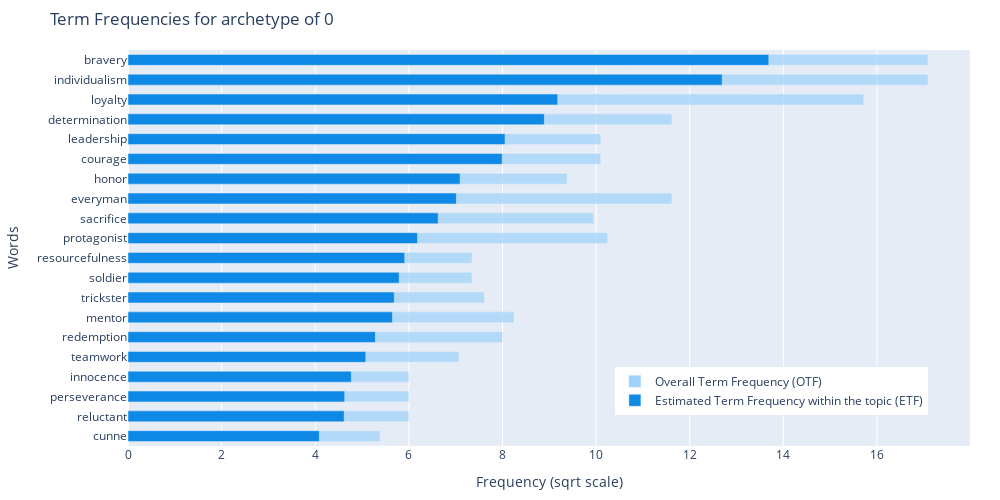
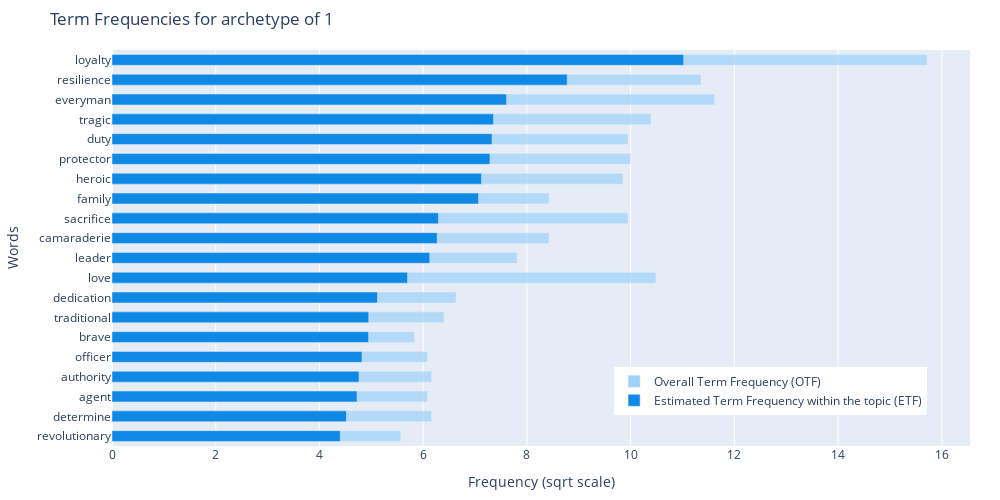
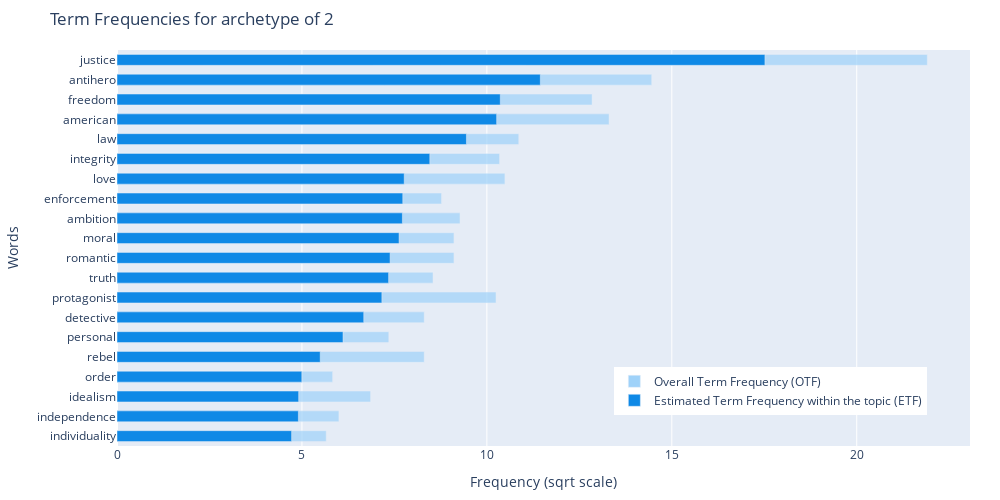

The cell these charts' notebook holds for them, in order:
### Code cell
lda_model, corpus, dictionary = western_char_topic
overall_term_freq = compute_overall_term_freq(corpus, dictionary)
est_term_freq_by_topic = compute_estimated_term_freq(lda_model, corpus, dictionary, 20)
plot_term_frequencies(est_term_freq_by_topic, overall_term_freq, ['#0F89E6', '#9FD2F9'], WEST_ARCHETYPES_MAP)

### Figure 1 — Plotly figure (JSON) as saved in the notebook; plotly's stock layout.template omitted (floating-point values rounded to 4 significant figures)
{"data": [{"hovertemplate": "Word: <b>%{y}</b><br>sqrt(OTF) = <b>%{x}</b><extra></extra>", "marker": {"color": "#9FD2F9", "opacity": 0.7}, "name": "Overall Term Frequency (OTF)", "orientation": "h", "type": "bar", "width": 0.55, "x": [5.385, 6, 6, 6, 7.071, 8, 8.246, 7.616, 7.348, 7.348, 10.25, 9.95, 11.62, 9.381, 10.1, 10.1, 11.62, 15.72, 17.09, 17.09], "y": ["cunne", "reluctant", "perseverance", "innocence", "teamwork", "redemption", "mentor", "trickster", "soldier", "resourcefulness", "protagonist", "sacrifice", "everyman", "honor", "courage", "leadership", "determination", "loyalty", "individualism", "bravery"]}, {"hovertemplate": "Word: <b>%{y}</b><br>sqrt(ETF) = <b>%{x}</b><extra></extra>", "marker": {"color": "#0F89E6"}, "name": "Estimated Term Frequency within the topic (ETF)", "orientation": "h", "type": "bar", "width": 0.55, "x": [4.088, 4.619, 4.63, 4.771, 5.081, 5.285, 5.651, 5.688, 5.794, 5.912, 6.186, 6.627, 7.016, 7.096, 7.995, 8.055, 8.895, 9.181, 12.69, 13.69], "y": ["cunne", "reluctant", "perseverance", "innocence", "teamwork", "redemption", "mentor", "trickster", "soldier", "resourcefulness", "protagonist", "sacrifice", "everyman", "honor", "courage", "leadership", "determination", "loyalty", "individualism", "bravery"]}], "layout": {"barmode": "overlay", "height": 500, "legend": {"x": 0.95, "xanchor": "right", "y": 0.2, "yanchor": "top"}, "margin": {"b": 50, "l": 30, "r": 30, "t": 50}, "title": {"text": "Term Frequencies for archetype of 0"}, "width": 1000, "xaxis": {"title": {"text": "Frequency (sqrt scale)"}}, "yaxis": {"title": {"text": "Words"}}}}

### Figure 2 — Plotly figure (JSON) as saved in the notebook; plotly's stock layout.template omitted (floating-point values rounded to 4 significant figures)
{"data": [{"hovertemplate": "Word: <b>%{y}</b><br>sqrt(OTF) = <b>%{x}</b><extra></extra>", "marker": {"color": "#9FD2F9", "opacity": 0.7}, "name": "Overall Term Frequency (OTF)", "orientation": "h", "type": "bar", "width": 0.55, "x": [5.568, 6.164, 6.083, 6.164, 6.083, 5.831, 6.403, 6.633, 10.49, 7.81, 8.426, 9.95, 8.426, 9.849, 10, 9.95, 10.39, 11.62, 11.36, 15.72], "y": ["revolutionary", "determine", "agent", "authority", "officer", "brave", "traditional", "dedication", "love", "leader", "camaraderie", "sacrifice", "family", "heroic", "protector", "duty", "tragic", "everyman", "resilience", "loyalty"]}, {"hovertemplate": "Word: <b>%{y}</b><br>sqrt(ETF) = <b>%{x}</b><extra></extra>", "marker": {"color": "#0F89E6"}, "name": "Estimated Term Frequency within the topic (ETF)", "orientation": "h", "type": "bar", "width": 0.55, "x": [4.401, 4.521, 4.725, 4.764, 4.821, 4.948, 4.951, 5.12, 5.699, 6.127, 6.27, 6.295, 7.068, 7.126, 7.288, 7.329, 7.358, 7.609, 8.778, 11.02], "y": ["revolutionary", "determine", "agent", "authority", "officer", "brave", "traditional", "dedication", "love", "leader", "camaraderie", "sacrifice", "family", "heroic", "protector", "duty", "tragic", "everyman", "resilience", "loyalty"]}], "layout": {"barmode": "overlay", "height": 500, "legend": {"x": 0.95, "xanchor": "right", "y": 0.2, "yanchor": "top"}, "margin": {"b": 50, "l": 30, "r": 30, "t": 50}, "title": {"text": "Term Frequencies for archetype of 1"}, "width": 1000, "xaxis": {"title": {"text": "Frequency (sqrt scale)"}}, "yaxis": {"title": {"text": "Words"}}}}

### Figure 3 — Plotly figure (JSON) as saved in the notebook; plotly's stock layout.template omitted (floating-point values rounded to 4 significant figures)
{"data": [{"hovertemplate": "Word: <b>%{y}</b><br>sqrt(OTF) = <b>%{x}</b><extra></extra>", "marker": {"color": "#9FD2F9", "opacity": 0.7}, "name": "Overall Term Frequency (OTF)", "orientation": "h", "type": "bar", "width": 0.55, "x": [5.657, 6, 6.856, 5.831, 8.307, 7.348, 8.307, 10.25, 8.544, 9.11, 9.11, 9.274, 8.775, 10.49, 10.34, 10.86, 13.3, 12.85, 14.46, 21.91], "y": ["individuality", "independence", "idealism", "order", "rebel", "personal", "detective", "protagonist", "truth", "romantic", "moral", "ambition", "enforcement", "love", "integrity", "law", "american", "freedom", "antihero", "justice"]}, {"hovertemplate": "Word: <b>%{y}</b><br>sqrt(ETF) = <b>%{x}</b><extra></extra>", "marker": {"color": "#0F89E6"}, "name": "Estimated Term Frequency within the topic (ETF)", "orientation": "h", "type": "bar", "width": 0.55, "x": [4.721, 4.904, 4.912, 4.997, 5.495, 6.11, 6.671, 7.161, 7.343, 7.384, 7.626, 7.716, 7.726, 7.765, 8.457, 9.448, 10.26, 10.36, 11.45, 17.52], "y": ["individuality", "independence", "idealism", "order", "rebel", "personal", "detective", "protagonist", "truth", "romantic", "moral", "ambition", "enforcement", "love", "integrity", "law", "american", "freedom", "antihero", "justice"]}], "layout": {"barmode": "overlay", "height": 500, "legend": {"x": 0.95, "xanchor": "right", "y": 0.2, "yanchor": "top"}, "margin": {"b": 50, "l": 30, "r": 30, "t": 50}, "title": {"text": "Term Frequencies for archetype of 2"}, "width": 1000, "xaxis": {"title": {"text": "Frequency (sqrt scale)"}}, "yaxis": {"title": {"text": "Words"}}}}
